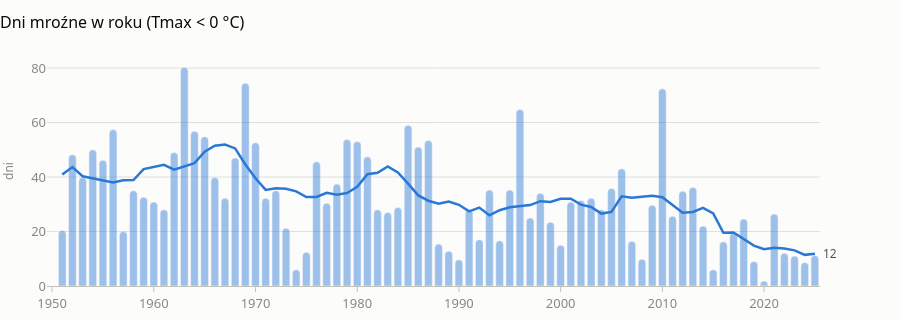

Notebook cell for this chart:
### Code cell
charts.yearly_counts(yearly, "ice_days", "Dni mroźne w roku (Tmax < 0 °C)", charts.BLUE)

### Figure 1 — Plotly figure (JSON) as saved in the notebook; plotly's stock layout.template omitted (floating-point values rounded to 4 significant figures)
{"data": [{"hovertemplate": "%{y:.1f} dni<extra></extra>", "marker": {"color": "#2a78d6", "cornerradius": 4, "opacity": 0.45}, "name": "Rok", "type": "bar", "x": [1951, 1952, 1953, 1954, 1955, 1956, 1957, 1958, 1959, 1960, 1961, 1962, 1963, 1964, 1965, 1966, 1967, 1968, 1969, 1970, 1971, 1972, 1973, 1974, 1975, 1976, 1977, 1978, 1979, 1980, 1981, 1982, 1983, 1984, 1985, 1986, 1987, 1988, 1989, 1990, 1991, 1992, 1993, 1994, 1995, 1996, 1997, 1998, 1999, 2000, 2001, 2002, 2003, 2004, 2005, 2006, 2007, 2008, 2009, 2010, 2011, 2012, 2013, 2014, 2015, 2016, 2017, 2018, 2019, 2020, 2021, 2022, 2023, 2024, 2025], "y": [20.4, 48.2, 39.8, 50.0, 46.2, 57.4, 20.0, 35.0, 32.6, 30.8, 28.0, 49.0, 80.2, 56.8, 54.8, 39.8, 32.2, 47.0, 74.4, 52.6, 32.2, 35.0, 21.2, 6.0, 12.4, 45.6, 30.4, 37.4, 53.8, 53.0, 47.4, 28.0, 27.0, 28.8, 59.0, 51.0, 53.4, 15.4, 12.8, 9.6, 28.0, 17.0, 35.2, 16.6, 35.2, 64.8, 25.0, 34.0, 23.4, 15.0, 30.8, 31.4, 32.2, 28.0, 35.8, 43.0, 16.4, 9.8, 29.6, 72.4, 25.6, 34.8, 36.2, 22.0, 6.0, 16.2, 19.4, 24.6, 9.0, 1.8, 26.4, 12.0, 11.0, 8.6, 11.2]}, {"hovertemplate": "%{y:.1f} dni<extra>średnia 10-letnia</extra>", "line": {"color": "#2a78d6", "width": 2.5}, "mode": "lines", "name": "Średnia 10-letnia", "type": "scatter", "x": [1951, 1952, 1953, 1954, 1955, 1956, 1957, 1958, 1959, 1960, 1961, 1962, 1963, 1964, 1965, 1966, 1967, 1968, 1969, 1970, 1971, 1972, 1973, 1974, 1975, 1976, 1977, 1978, 1979, 1980, 1981, 1982, 1983, 1984, 1985, 1986, 1987, 1988, 1989, 1990, 1991, 1992, 1993, 1994, 1995, 1996, 1997, 1998, 1999, 2000, 2001, 2002, 2003, 2004, 2005, 2006, 2007, 2008, 2009, 2010, 2011, 2012, 2013, 2014, 2015, 2016, 2017, 2018, 2019, 2020, 2021, 2022, 2023, 2024, 2025], "y": [40.92, 43.67, 40.29, 39.62, 38.84, 38.04, 38.8, 38.88, 42.92, 43.6, 44.46, 42.7, 43.92, 45.12, 49.3, 51.48, 51.9, 50.5, 44.6, 39.52, 35.28, 35.86, 35.68, 34.72, 32.66, 32.7, 34.22, 33.52, 34.1, 36.38, 41.04, 41.58, 43.88, 41.68, 37.58, 33.24, 31.3, 30.2, 31.02, 29.8, 27.42, 28.8, 25.96, 27.82, 28.88, 29.42, 29.7, 31.14, 30.84, 31.98, 32.04, 29.86, 29.0, 26.58, 27.2, 32.94, 32.42, 32.76, 33.16, 32.56, 29.58, 26.9, 27.2, 28.68, 26.62, 19.56, 19.64, 17.36, 14.84, 13.5, 14.02, 13.78, 13.07, 11.43, 11.83]}], "layout": {"annotations": [{"font": {"color": "#52514e", "size": 12}, "showarrow": false, "text": "12", "x": 2025, "xanchor": "left", "xshift": 6, "y": 11.83}], "bargap": 0.25, "font": {"color": "#52514e", "family": "system-ui, -apple-system, \"Segoe UI\", sans-serif", "size": 13}, "height": 320, "hoverlabel": {"bgcolor": "#fcfcfb", "bordercolor": "#c3c2b7", "font": {"family": "system-ui, -apple-system, \"Segoe UI\", sans-serif"}}, "hovermode": "x unified", "margin": {"b": 8, "l": 8, "r": 80, "t": 56}, "paper_bgcolor": "#fcfcfb", "plot_bgcolor": "#fcfcfb", "separators": ", ", "showlegend": false, "title": {"font": {"color": "#0b0b0b", "size": 16}, "text": "Dni mroźne w roku (Tmax < 0 °C)", "x": 0, "xanchor": "left"}, "xaxis": {"dtick": 10, "linecolor": "#c3c2b7", "range": [1950.0, 2026.0], "showgrid": false, "tick0": 1960, "tickcolor": "#c3c2b7", "tickfont": {"color": "#898781"}, "ticks": "outside"}, "yaxis": {"gridcolor": "#e1e0d9", "gridwidth": 1, "tickfont": {"color": "#898781"}, "title": {"font": {"color": "#898781", "size": 12}, "text": "dni"}, "zeroline": false}}}
